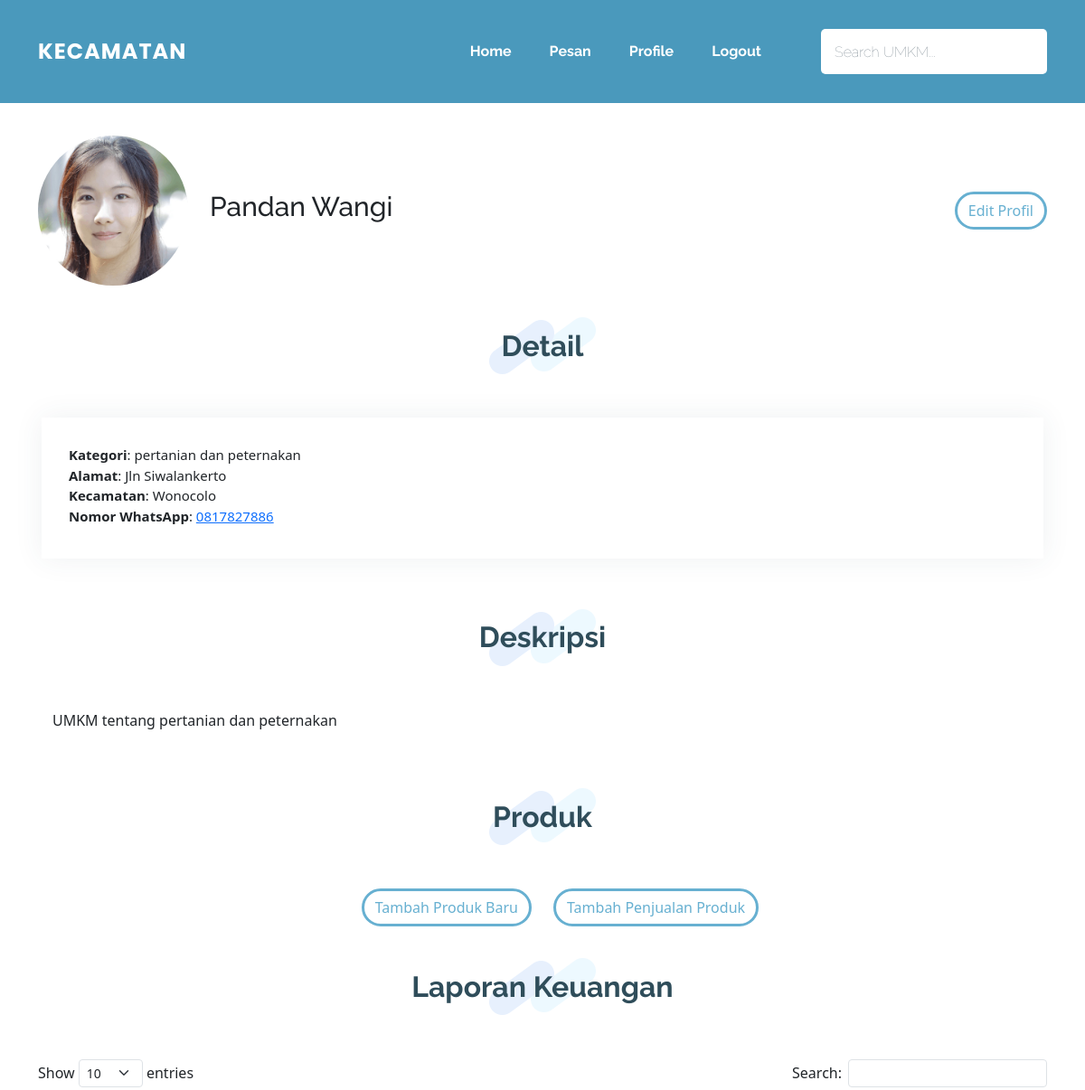
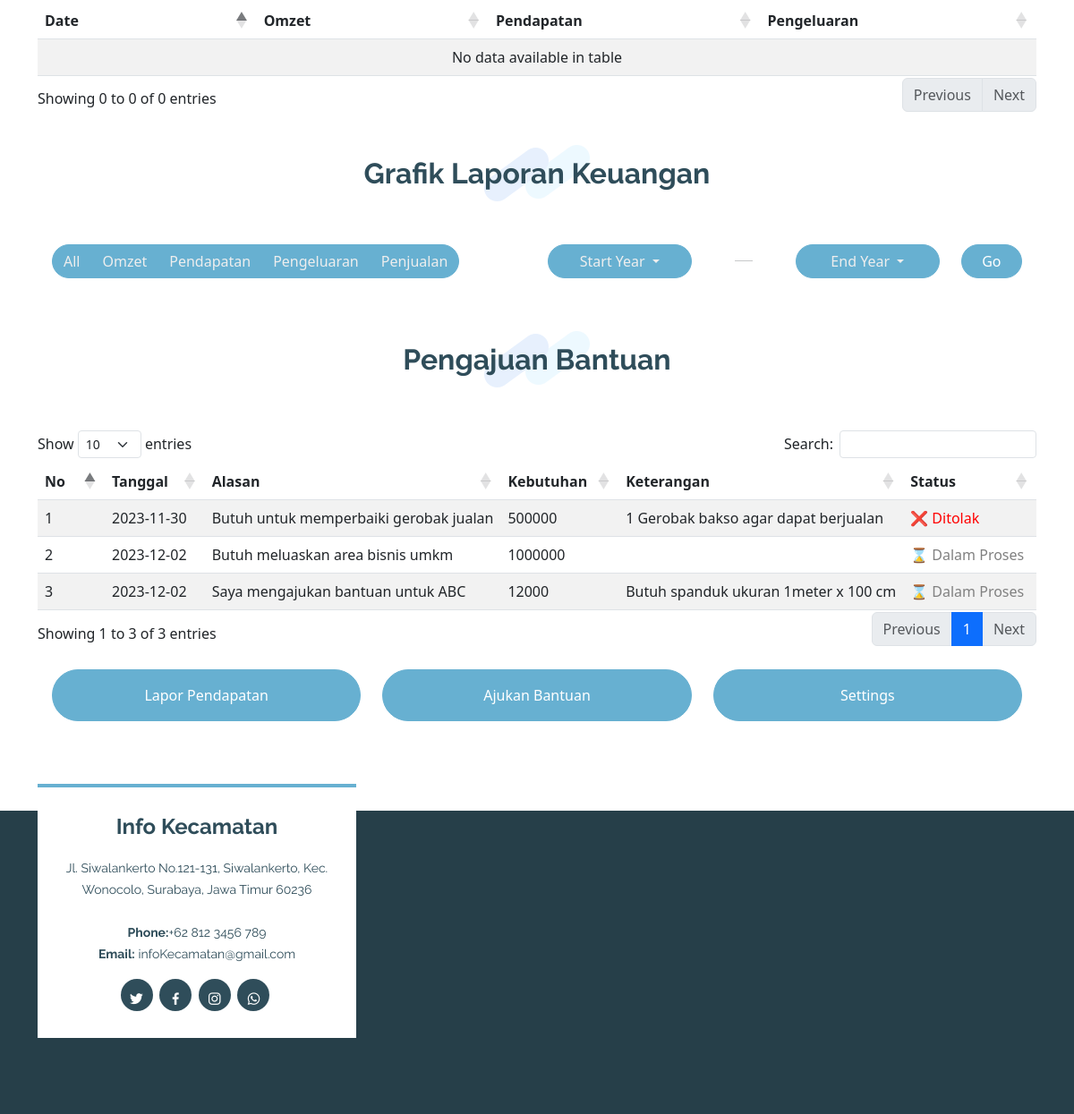
Screenshot of /profile.php (signed in) with the database file from the repository (2 pictures, top to bottom).
### tables this page shows
CREATE TABLE `umkmm` (
  `id` int(11) NOT NULL,
  `username` varchar(300) NOT NULL,
  `email` varchar(300) NOT NULL,
  `password` varchar(300) NOT NULL,
  `nama_umkm` varchar(300) NOT NULL,
  `notelp_umkm` varchar(12) NOT NULL,
  `alamat_umkm` varchar(300) NOT NULL,
  `kecamatan` varchar(300) NOT NULL,
  `foto_umkm` longblob NOT NULL,
  `kategori_umkm` varchar(300) NOT NULL,
  `deskripsi_umkm` varchar(500) NOT NULL,
  `formulir` longblob NOT NULL,
  `surat_pengantar` longblob NOT NULL,
  `ktp` longblob NOT NULL,
  `npwp` longblob NOT NULL,
  `verification_status` int(11) DEFAULT NULL
);

CREATE TABLE `bantuan` (
  `id` int(11) NOT NULL,
  `id_umkm` int(11) NOT NULL,
  `tanggal` date DEFAULT current_timestamp(),
  `alasan` varchar(255) NOT NULL,
  `dokumen_pendukung` longblob NOT NULL,
  `kebutuhan_dana_nominal` int(11) DEFAULT NULL,
  `kebutuhan_dana_rincian` text DEFAULT NULL,
  `kebutuhan_tenda` tinyint(4) DEFAULT NULL,
  `kebutuhan_gerobak` tinyint(4) DEFAULT NULL,
  `kebutuhan_spanduk` tinyint(4) DEFAULT NULL,
  `kebutuhan_lainnya_ket` text DEFAULT NULL,
  `keterangan` text DEFAULT NULL,
  `status` int(11) NOT NULL DEFAULT 2
);

### profile.php (the view, shortened to what this page needs)
<?php
require 'connect.php';
$id = $_SESSION['login'];
if (!isset($_SESSION['login'])) {
  header('location: login.php');
  exit;
} else {
  $sql0 = "SELECT * FROM umkmm WHERE id = $id";
  $stmt = $conn->query($sql0)->fetch();
}
?>
<!DOCTYPE html>
<html lang="en">
<head>
  <link href="assets/vendor/aos/aos.css" rel="stylesheet">
  <link href="assets/vendor/bootstrap/css/bootstrap.min.css" rel="stylesheet">
  <link href="assets/vendor/bootstrap-icons/bootstrap-icons.css" rel="stylesheet">
  <link href="assets/vendor/boxicons/css/boxicons.min.css" rel="stylesheet">
  <link href="assets/vendor/glightbox/css/glightbox.min.css" rel="stylesheet">
  <link href="assets/vendor/swiper/swiper-bundle.min.css" rel="stylesheet">
  <link href="assets/css/style.css" rel="stylesheet">
  <link href="https://cdnjs.cloudflare.com/ajax/libs/font-awesome/4.7.0/css/font-awesome.min.css" rel="stylesheet">
  <link href="https://cdn.jsdelivr.net/npm/bootstrap@5.3.2/dist/css/bootstrap.min.css" rel="stylesheet"
>
  <link rel="stylesheet" href="//cdn.jsdelivr.net/npm/sweetalert2@11/dist/sweetalert2.min.css" id="theme-styles">
  <link rel="stylesheet" href="https://cdn.datatables.net/1.13.7/css/dataTables.bootstrap5.min.css">
  <link rel="stylesheet" href="https://cdnjs.cloudflare.com/ajax/libs/twitter-bootstrap/5.3.0/css/bootstrap.min.css">
</head>
<body>
  <?php include "template/header_profile.php"; ?>
  <main id="main">
    <section id="akun">
      <div class="container">
        <div class="row">
          <div class="col-lg-2 content d-flex justify-content-center" id="profil-img">
            <img src="assets/img/testimonials/testimonials-2.jpg" class="profil-img" alt="">
          </div>
          <div class="col-lg-4 col-nama d-flex align-items-center">
            <h3 class="profil-nama" id="profil-nama">
              <?php echo $stmt['nama_umkm']; ?>
            </h3>
          </div>
          <div class="col-lg-2">
          </div>
          <div class="col-lg-4 col-edit content d-flex justify-content-center justify-content-lg-end">
            <a href="#editProfile" data-toggle="modal" class="btn btn-edit">Edit Profil</a>
          </div>
        </div>
        <div class="row mt-5 px-3">
          <div class="section-title" data-aos="fade-in" data-aos-delay="100">
            <h2>Detail</h2>
          </div>
          <div class="umkm-info" id="umkm-info">
            <ul>
              <?php echo '<li><strong>Kategori</strong>: ' . $stmt['kategori_umkm'] . '</li>'; ?>
              <?php echo '<li><strong>Alamat</strong>: ' . $stmt['alamat_umkm'] . '</li>'; ?>
              <?php echo '<li><strong>Kecamatan</strong>: ' . $stmt['kecamatan'] . '</li>'; ?>
              <?php echo '<li><strong>Nomor WhatsApp</strong>: <a href="https://api.whatsapp.com/send?phone=62812345678&text=Halo%20semua!">' . $stmt['notelp_umkm'] . '</a></li>'; ?>
            </ul>
          </div>
        </div>
        <div class="row mt-5 px-3">
          <div class="section-title" data-aos="fade-in" data-aos-delay="100">
            <h2>Deskripsi</h2>
          </div>
          <div class="umkm-desc" id="umkm-desc">
            <?php echo '<p style="text-align: justify;">' . $stmt['deskripsi_umkm'] . '</p>'; ?>
          </div>
        </div>
      </div>
    </section>
    <div class="container">
      <div class="row px-3">
        <div class="col-lg-4">
        </div>
        <div class="col-lg-4 justify-content-center">
          <div class="section-title" data-aos="fade-in" data-aos-delay="100">
            <h2>Produk</h2>
          </div>
        </div>
      </div>
      <div class="row px-3">
        <div class="col-lg-6 d-flex justify-content-center justify-content-lg-end">
          <a href="#addProduct" data-toggle="modal" class="btn btn-edit align-self-center align-self-lg-end">Tambah
            Produk Baru</a>
        </div>
        <div class="col-lg-6 d-flex justify-content-center justify-content-lg-start">
          <a href="#addProductSold" data-toggle="modal"
            class="btn btn-edit align-self-center align-self-lg-start">Tambah Penjualan Produk</a>
        </div>
      </div>
    </div>
    <div class="container mt-5">
      <div class="section-title" data-aos="fade-in" data-aos-delay="100">
        <h2>Laporan Keuangan</h2>
      </div>
      <div class="table-responsive rounded-table">
        <table id="tablePendapatan" class="table table-striped nowrap" style="width:100%">
          <thead>
            <tr>
              <th scope="col" class="center-contents">Date</th>
              <th scope="col" class="center-contents">Omzet</th>
              <th scope="col" class="center-contents">Pendapatan</th>
              <th scope="col" class="center-contents">Pengeluaran</th>
            </tr>
          </thead>
          <tbody class="center-contents">
          </tbody>
        </table>
      </div>
    </div>
    <div class="container mt-5">
      <div class="section-title" data-aos="fade-in" data-aos-delay="100">
        <h2>Grafik Laporan Keuangan</h2>
      </div>
      <div class="row px-3 align-items-center">
        <div class="col-lg-6">
          <div class="btn-group rounded-pill" role="group" aria-label="Filter buttons">
            <button type="button" class="btn btn-filter" data-filter="all">All</button>
            <button type="button" class="btn btn-filter" data-filter="Omzet">Omzet</button>
            <button type="button" class="btn btn-filter" data-filter="Pendapatan">Pendapatan</button>
            <button type="button" class="btn btn-filter" data-filter="Pengeluaran">Pengeluaran</button>
            <button type="button" class="btn btn-filter" data-filter="Penjualan">Penjualan</button>
          </div>
        </div>
        <div class="col-lg-2">
          <button class="btn btn-filterStartYear dropdown-toggle w-100" type="button" id="startYearFilter"
            data-toggle="dropdown" aria-haspopup="true" aria-expanded="false">
            Start Year
          </button>
        </div>
        <div class="col-lg-1">
          <hr class="my-1" style="width: 20px; margin:auto;">
        </div>
        <div class="col-lg-2">
          <button class="btn btn-filterEndYear dropdown-toggle w-100" type="button" id="endYearFilter"
            data-toggle="dropdown" aria-expanded="false">
            End Year
          </button>
        </div>
        <div class="col-lg-1">
          <button class="btn btn-go w-100" type="button" id="goFilter" data-toggle="dropdown" aria-expanded="false">
            Go
          </button>
        </div>
      </div>
    </div>
    <div class="container mt-5">
      <div class="section-title" data-aos="fade-in" data-aos-delay="100">
        <h2>Pengajuan Bantuan</h2>
      </div>
      <table id="tableBantuan" class="table table-striped nowrap" style="width:100%">
        <thead>
          <tr>
            <th>No</th>
            <th>Tanggal</th>
            <th>Alasan</th>
            <th>Kebutuhan</th>
            <th>Keterangan</th>
            <th>Status</th>
          </tr>
        </thead>
        <tbody>
          <?php
          $sql = "SELECT * FROM bantuan";
          $stmt = $conn->query($sql)->fetchAll();
          $no = 1;
          foreach ($stmt as $row) {
            ?>
            <tr>
              <td>
                <?php echo $no ?>
              </td>
              <?php $no++ ?>
              <td>
                <?php echo $row['tanggal'] ?>
              </td>
              <td>
                <?php echo $row['alasan'] ?>
              </td>
              <td>
                <?php echo $row['kebutuhan_dana_nominal'] ?>
              </td>
              <td>
                <?php echo $row['keterangan'] ?>
              </td>
              <td>
                <?php
                switch ($row['status']) {
                  case 0:
                    echo '<span style="color:red">❌ Ditolak</span>';
                    break;
                  case 2:
                    echo '<span style="color:grey">⌛ Dalam Proses</span>';
                    break;
                }
                ?>
              </td>
            </tr>
            <?php
          }
          ?>
        </tbody>
      </table>
    </div>
    <div class="container mt-4">
      <div class="row px-3 ">
        <div class="d-grid col-4">
          <a href="laporPendapatan.php" class="btn btn-primary px-4 py-3">Lapor Pendapatan</a>
        </div>
        <div class="d-grid col-4">
          <a href="bantuan.php" class="btn btn-primary px-4 py-3">Ajukan Bantuan</a>
        </div>
        <div class="d-grid col-4">
          <a href="" class="btn btn-primary px-4 py-3">Settings</a>
        </div>
      </div>
    </div>
  </main>
  <?php include "template/footer.php"; ?>
</body>
</html>

### assets/css/style.css (style rules this page uses)
body { font-family: "Open Sans", sans-serif; color: #444444; }
a { text-decoration: none; color: #67b0d1; }
h1, h2, h3, h4, h5, h6 { font-family: "Raleway", sans-serif; }
#main { margin-top: 90px; }
section { padding: 60px 0; overflow: hidden; }
.section-title { text-align: center; padding-bottom: 30px; }
.section-title h2 { font-size: 32px; font-weight: bold; position: relative; margin-bottom: 30px; color: #2f4d5a; z-index: 2; }
.section-title h2::after { content: ""; position: absolute; left: 50%; top: 50%; transform: translate(-50%, -50%); width: 122px; height: 66px; background: url(../img/section-title-bg.png) no-repeat; z-index: -1; }
h3 { font-weight: 700; font-size: 34px; color: #2f4d5a; margin-bottom: 30px; }

### profile.php (style rules this page uses)
.profil-img { max-width: 100%; max-height: 100%; border-radius: 50%; }
.col-nama h3 { justify-content: center; }
.profil-nama { display: flex; align-items: center; height: 120px; font-size: 30px; }
.btn { align-items: center; justify-content: center; display: flex; display: inline-block; background: #67b0d1; border-color: #67b0d1; color: #fff; border-radius: 50px; text-decoration: none; }
#main { margin-bottom: 100px; }
.col-edit { align-items: center; }
.btn-edit { background-color: transparent; border: 3px solid #67b0d1; color: #67b0d1; }
.umkm-info { padding: 30px; padding-bottom: 20px; margin-bottom: 20px; box-shadow: 0px 0 30px rgba(47, 77, 90, 0.08); }
.umkm-info ul { list-style: none; padding: 0; font-size: 15px; }
.btn-filter, .btn-filterStartYear, .btn-filterEndYear { background-color: #67b0d1; color: #eee; }
table { width: 100%; }
th,td { width: 16.7%; overflow: hidden; word-wrap: break-word; }

### rows the page displays
umkmm: nama_umkm "Pandan Wangi", kategori_umkm "pertanian dan peternakan", alamat_umkm "Jln Siwalankerto", kecamatan "Wonocolo", notelp_umkm "0817827886", deskripsi_umkm "UMKM tentang pertanian dan peternakan"
bantuan: tanggal "2023-11-30", alasan "Butuh untuk memperbaiki gerobak jualan", kebutuhan_dana_nominal "500000", keterangan "1 Gerobak bakso agar dapat berjualan", status "❌ Ditolak"
bantuan: tanggal "2023-12-02", alasan "Butuh meluaskan area bisnis umkm", kebutuhan_dana_nominal "1000000", status "⌛ Dalam Proses"
bantuan: tanggal "2023-12-02", alasan "Saya mengajukan bantuan untuk ABC", kebutuhan_dana_nominal "12000", keterangan "Butuh spanduk ukuran 1meter x 100 cm", status "⌛ Dalam Proses"
